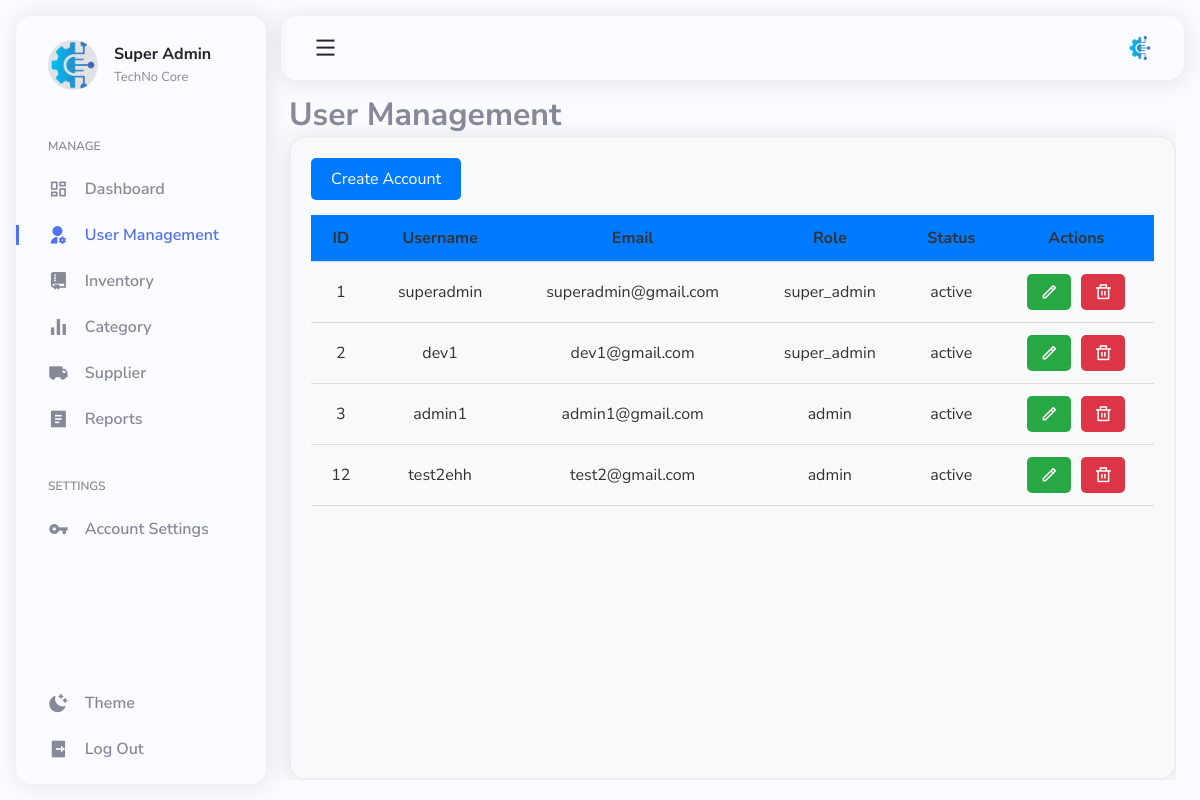
Screenshot of /superadmin/usermanagement.php with the database file from the repository.
### tables this page shows
CREATE TABLE `users` (
  `user_id` int(11) NOT NULL,
  `username` varchar(100) NOT NULL,
  `email` varchar(100) NOT NULL,
  `password` varchar(255) NOT NULL,
  `role` enum('super_admin','admin','staff') NOT NULL,
  `status` enum('active','inactive') DEFAULT 'active',
  `created_at` timestamp NOT NULL DEFAULT current_timestamp(),
  `updated_at` timestamp NOT NULL DEFAULT current_timestamp() ON UPDATE current_timestamp()
);

### superadmin/usermanagement.php (the view, shortened to what this page needs)
<?php
include '../functions/manageuser_function.php';
?>
<!DOCTYPE html>
<html lang="en">
<head>
  <link rel="stylesheet" href="https://cdnjs.cloudflare.com/ajax/libs/remixicon/4.2.0/remixicon.css" />
  <link rel="stylesheet" href="assets/css/usermstyle.css" />
</head>
<body>
  <header class="header" id="header">
    <div class="header__container">
      <a href="#" class="header__logo">
        <img class="header__logo-img" src="assets/img/techno.png" alt="" />
      </a>
      <button class="header__toggle" id="header-toggle">
        <i class="ri-menu-line"></i>
      </button>
    </div>
  </header>
  <nav class="sidebar" id="sidebar">
    <div class="sidebar__container">
      <div class="sidebar__user">
        <div class="sidebar__img">
          <img src="assets/img/techno.png" alt="" />
        </div>
        <div class="sidebar__info">
          <h3>Super Admin</h3>
          <span>TechNo Core</span>
        </div>
      </div>
      <div class="sidebar__content">
        <div>
          <h3 class="sidebar__title">MANAGE</h3>
          <div class="sidebar__list">
            <a href="index.php" class="sidebar__link">
              <i class="ri-dashboard-line"></i>
              <span>Dashboard</span>
            </a>
            <a href="usermanagement.php" class="sidebar__link active-link">
              <i class="ri-user-settings-fill"></i>
              <span>User Management</span>
            </a>
            <a href="inventory.php" class="sidebar__link">
              <i class="ri-git-repository-fill"></i>
              <span>Inventory</span>
            </a>
            <a href="category.php" class="sidebar__link">
              <i class="ri-bar-chart-fill"></i>
              <span>Category</span>
            </a>
            <a href="supplier.php" class="sidebar__link">
              <i class="ri-truck-fill"></i>
              <span>Supplier</span>
            </a>
            <a href="reports.php" class="sidebar__link">
              <i class="ri-file-list-2-fill"></i>
              <span>Reports</span>
            </a>
          </div>
        </div>
        <div>
          <h3 class="sidebar__title">SETTINGS</h3>
          <div class="sidebar__list">
            <a href="#" class="sidebar__link">
              <i class="ri-key-fill"></i>
              <span>Account Settings</span>
            </a>
          </div>
        </div>
      </div>
      <div class="sidebar__actions">
        <button>
          <i class="ri-moon-clear-fill sidebar__link sidebar__theme" id="theme-button">
            <span>Theme</span>
          </i>
        </button>
        <button class="sidebar__link">
          <i class="ri-logout-box-r-fill"></i>
          <span>Log Out</span>
        </button>
      </div>
    </div>
  </nav>
  <main class="main container" id="main">
    <h1 class="dash-fix">User Management</h1>
    <div class="main__container">
      <div class="search-create-container">
        <button class="createbtn" onclick="openCreateAccountModal()">Create Account</button>
      </div>
      <div class="table-container">
        <table id="usersTable">
          <thead>
            <tr>
              <th>ID</th>
              <th>Username</th>
              <th>Email</th>
              <th>Role</th>
              <th>Status</th>
              <th>Actions</th>
            </tr>
          </thead>
          <tbody>
            <?php
            $stmt = $conn->query("SELECT * FROM users");
            while ($row = $stmt->fetch()) {
              echo "<tr>";
              echo "<td>" . $row['user_id'] . "</td>";
              echo "<td>" . $row['username'] . "</td>";
              echo "<td>" . $row['email'] . "</td>";
              echo "<td>" . $row['role'] . "</td>";
              echo "<td>" . $row['status'] . "</td>";
              echo "<td>";
              echo "<div class='button-container'>
                      <button class='edit-btn' onclick=\"editUser(" . $row['user_id'] . ")\"><i class='ri-pencil-line'></i></button>
                      <button class='delete-btn' onclick=\"deleteUser(" . $row['user_id'] . ")\"><i class='ri-delete-bin-line'></i></button>
                    </div>";
              echo "</td>";
              echo "</tr>";
            }
            ?>
          </tbody>
        </table>
      </div>
    </div>
  </main>
</body>
</html>

### rows the page displays
users: user_id "1", username "superadmin", email "superadmin@gmail.com", role "super_admin", status "active"
users: user_id "2", username "dev1", email "dev1@gmail.com", role "super_admin", status "active"
users: user_id "3", username "admin1", email "admin1@gmail.com", role "admin", status "active"
users: user_id "12", username "test2ehh", email "test2@gmail.com", role "admin", status "active"
